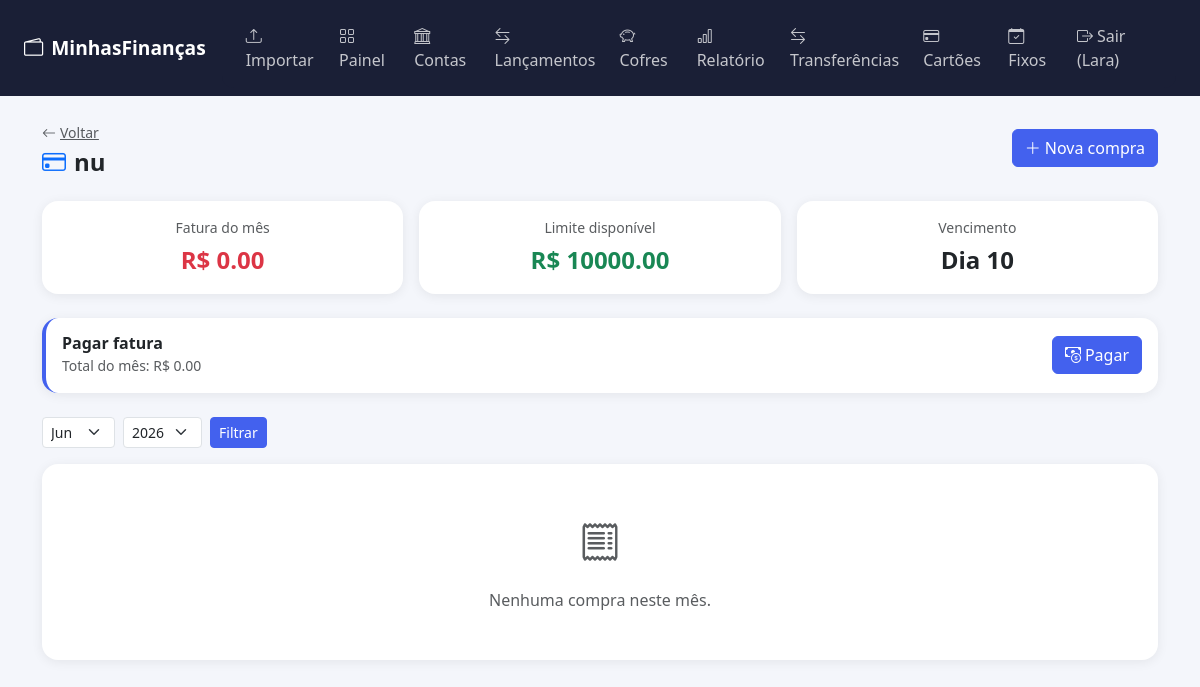
Screenshot of /cartoes/1/compras (signed in) with the database file from the repository.
### app/models.py (models this page shows, shortened)
class Usuario(UserMixin, db.Model):
    __tablename__ = 'usuarios'
    id = db.Column(db.Integer, primary_key=True)
    nome = db.Column(db.String(100), nullable=False)
    email = db.Column(db.String(150), unique=True, nullable=False)
    senha_hash = db.Column(db.String(256), nullable=False)
    criado_em = db.Column(db.DateTime, default=datetime.utcnow)
    contas = db.relationship('Conta', backref='usuario', lazy=True, cascade='all, delete-orphan')
    lancamentos = db.relationship('Lancamento', backref='usuario', lazy=True, cascade='all, delete-orphan')
    cofres = db.relationship('Cofre', backref='usuario', lazy=True, cascade='all, delete-orphan')
    cartoes = db.relationship('CartaoCredito', backref='usuario', lazy=True, cascade='all, delete-orphan')
    gastos_fixos = db.relationship('GastoFixo', backref='usuario', lazy=True, cascade='all, delete-orphan')
    transferencias = db.relationship('Transferencia', backref='usuario', lazy=True, cascade='all, delete-orphan')

class CartaoCredito(db.Model):
    __tablename__ = 'cartoes'
    id = db.Column(db.Integer, primary_key=True)
    nome = db.Column(db.String(100), nullable=False)
    limite = db.Column(db.Float, default=0.0)
    dia_vencimento = db.Column(db.Integer, nullable=False)
    usuario_id = db.Column(db.Integer, db.ForeignKey('usuarios.id'), nullable=False)
    criado_em = db.Column(db.DateTime, default=datetime.utcnow)
    compras = db.relationship('CompraCartao', backref='cartao', lazy=True, cascade='all, delete-orphan')

### app/routes.py (the view)
@main.route('/cartoes/<int:id>/compras')
@login_required
def compras_cartao(id):
    cartao = CartaoCredito.query.filter_by(id=id, usuario_id=current_user.id).first_or_404()
    mes = request.args.get('mes', date.today().month, type=int)
    ano = request.args.get('ano', date.today().year, type=int)
    compras = CompraCartao.query.filter_by(cartao_id=id, usuario_id=current_user.id).filter(
        db.extract('month', CompraCartao.data) == mes,
        db.extract('year', CompraCartao.data) == ano
    ).order_by(CompraCartao.data.desc()).all()
    total = sum(c.valor for c in compras)
    contas = Conta.query.filter_by(usuario_id=current_user.id).all()
    return render_template('compras_cartao.html', cartao=cartao, compras=compras,
                           total=total, mes=mes, ano=ano,
                           categorias=Lancamento.CATEGORIAS_SAIDA,
                           contas=contas)

### app/models.py (called while the page is built)
@login_manager.user_loader
def load_user(user_id):
    return Usuario.query.get(int(user_id))

    @property
    def saldo_atual(self):
        entradas = sum(l.valor for l in self.lancamentos if l.tipo == 'entrada')
        saidas = sum(l.valor for l in self.lancamentos if l.tipo == 'saida')
        return self.saldo_inicial + entradas - saidas

### app/templates/compras_cartao.html (shortened to what this page needs)
{% extends 'base.html' %}
{% block content %}
<div class="d-flex justify-content-between align-items-center mb-4">
  <div>
    <a href="{{ url_for('main.cartoes') }}" class="text-muted small">
      <i class="bi bi-arrow-left me-1"></i>Voltar
    </a>
    <h4 class="fw-bold mb-0 mt-1">
      <i class="bi bi-credit-card me-2 text-primary"></i>{{ cartao.nome }}
    </h4>
  </div>
  <button class="btn btn-primary" data-bs-toggle="modal" data-bs-target="#modalCompra">
    <i class="bi bi-plus-lg me-1"></i>Nova compra
  </button>
</div>
<div class="row g-3 mb-4">
  <div class="col-md-4">
    <div class="card text-center p-3">
      <div class="text-muted small mb-1">Fatura do mês</div>
      <div class="fs-4 fw-bold text-danger">R$ {{ "%.2f"|format(total) }}</div>
    </div>
  </div>
  <div class="col-md-4">
    <div class="card text-center p-3">
      <div class="text-muted small mb-1">Limite disponível</div>
      <div class="fs-4 fw-bold text-success">
        R$ {{ "%.2f"|format(cartao.limite - total) }}
      </div>
    </div>
  </div>
  <div class="col-md-4">
    <div class="card text-center p-3">
      <div class="text-muted small mb-1">Vencimento</div>
      <div class="fs-4 fw-bold">Dia {{ cartao.dia_vencimento }}</div>
    </div>
  </div>
</div>
<div class="card mb-4" style="border-left: 4px solid #4361ee;">
  <div class="card-body">
    <div class="d-flex justify-content-between align-items-center">
      <div>
        <h6 class="fw-bold mb-0">Pagar fatura</h6>
        <small class="text-muted">Total do mês: R$ {{ "%.2f"|format(total) }}</small>
      </div>
      <button class="btn btn-primary" data-bs-toggle="modal" data-bs-target="#modalPagarFatura">
        <i class="bi bi-cash-coin me-1"></i>Pagar
      </button>
    </div>
  </div>
</div>
<div class="d-flex gap-2 align-items-center mb-3">
  <form class="d-flex gap-2" method="GET">
    <select name="mes" class="form-select form-select-sm" style="width:auto;">
      {% for m in range(1,13) %}
      <option value="{{ m }}" {{ 'selected' if m == mes }}>
        {{ ['Jan','Fev','Mar','Abr','Mai','Jun','Jul','Ago','Set','Out','Nov','Dez'][m-1] }}
      </option>
      {% endfor %}
    </select>
    <select name="ano" class="form-select form-select-sm" style="width:auto;">
      {% for a in range(2024, 2028) %}
      <option value="{{ a }}" {{ 'selected' if a == ano }}>{{ a }}</option>
      {% endfor %}
    </select>
    <button type="submit" class="btn btn-sm btn-primary">Filtrar</button>
  </form>
</div>
<div class="card">
  <div class="card-body p-0">
    {% if compras %}
    <div class="table-responsive">
      <table class="table table-hover align-middle mb-0">
        <thead class="table-light">
          <tr>
            <th>Data</th>
            <th>Descrição</th>
            <th>Categoria</th>
            <th>Parcelas</th>
            <th class="text-end">Valor</th>
            <th></th>
          </tr>
        </thead>
        <tbody>
          {% for c in compras %}
          <tr>
            <td class="text-muted small">{{ c.data.strftime('%d/%m/%Y') }}</td>
            <td class="fw-semibold">{{ c.descricao }}</td>
            <td><span class="badge bg-light text-dark">{{ c.categoria }}</span></td>
            <td class="text-muted small">
              {{ c.parcelas }}x de R$ {{ "%.2f"|format(c.valor / c.parcelas) }}
            </td>
            <td class="text-end fw-bold text-danger">R$ {{ "%.2f"|format(c.valor) }}</td>
            <td>
              <form method="POST"
                action="{{ url_for('main.excluir_compra', id=c.id) }}"
                onsubmit="return confirm('Excluir esta compra?')">
                <button class="btn btn-sm btn-outline-danger">
                  <i class="bi bi-trash"></i>
                </button>
              </form>
            </td>
          </tr>
          {% endfor %}
        </tbody>
        <tfoot class="table-light">
          <tr>
            <td colspan="4" class="fw-bold">Total do mês</td>
            <td class="text-end fw-bold text-danger">R$ {{ "%.2f"|format(total) }}</td>
            <td></td>
          </tr>
        </tfoot>
      </table>
    </div>
    {% else %}
    <div class="text-center py-5 text-muted">
      <i class="bi bi-receipt fs-1 d-block mb-3"></i>
      Nenhuma compra neste mês.
    </div>
    {% endif %}
  </div>
</div>
{% endblock %}

### app/templates/base.html (shortened to what this page needs)
<!DOCTYPE html>
<html lang="pt-BR">
<head>
  <link href="https://cdn.jsdelivr.net/npm/bootstrap@5.3.3/dist/css/bootstrap.min.css" rel="stylesheet">
  <link href="https://cdn.jsdelivr.net/npm/bootstrap-icons@1.11.3/font/bootstrap-icons.css" rel="stylesheet">
</head>
<body>
<nav class="navbar navbar-expand-lg">
  <div class="container-fluid px-4">
    <a class="navbar-brand" href="{{ url_for('main.dashboard') }}">
      <i class="bi bi-wallet2 me-2"></i>MinhasFinanças
    </a>
    <div class="collapse navbar-collapse" id="navMenu">
      {% if current_user.is_authenticated %}
      <ul class="navbar-nav ms-auto align-items-center gap-2">
        <li class="nav-item">
          <a class="nav-link" href="{{ url_for('main.importar') }}">
            <i class="bi bi-upload me-1"></i>Importar
          </a>
        </li>
        <li class="nav-item">
          <a class="nav-link" href="{{ url_for('main.dashboard') }}">
            <i class="bi bi-grid me-1"></i>Painel
          </a>
        </li>
        <li class="nav-item">
          <a class="nav-link" href="{{ url_for('main.contas') }}">
            <i class="bi bi-bank me-1"></i>Contas
          </a>
        </li>
        <li class="nav-item">
          <a class="nav-link" href="{{ url_for('main.lancamentos') }}">
            <i class="bi bi-arrow-left-right me-1"></i>Lançamentos
          </a>
        </li>
        <li class="nav-item">
          <a class="nav-link" href="{{ url_for('main.cofres') }}">
            <i class="bi bi-piggy-bank me-1"></i>Cofres
          </a>
        </li>
         <li class="nav-item">
          <a class="nav-link" href="{{ url_for('main.relatorio') }}">
            <i class="bi bi-bar-chart me-1"></i>Relatório
          </a>
        </li>
        <li class="nav-item">
          <a class="nav-link" href="{{ url_for('main.transferencias') }}">
            <i class="bi bi-arrow-left-right me-1"></i>Transferências
          </a>
        </li>
        <li class="nav-item">
          <a class="nav-link" href="{{ url_for('main.cartoes') }}">
            <i class="bi bi-credit-card me-1"></i>Cartões
          </a>
        </li>
        <li class="nav-item">
          <a class="nav-link" href="{{ url_for('main.gastos_fixos') }}">
            <i class="bi bi-calendar-check me-1"></i>Fixos
          </a>
        </li>
        <li class="nav-item">
          <a class="nav-link" href="{{ url_for('auth.logout') }}">
            <i class="bi bi-box-arrow-right me-1"></i>Sair ({{ current_user.nome.split()[0] }})
          </a>
        </li>
      </ul>
      {% endif %}
    </div>
  </div>
</nav>
<div class="container py-4">
  {% block content %}{% endblock %}
</div>
</body>
</html>

### app/templates/base.html (style rules this page uses)
body { background: #f4f6fb; font-family: 'Segoe UI', sans-serif; }
.navbar-collapse { background: #1a1f36; padding: 0.5rem 1rem; border-radius: 0 0 12px 12px; }
.navbar { background: #1a1f36 !important; }
.navbar-brand { font-weight: 700; color: #fff !important; font-size: 1.2rem; }
.nav-link { color: rgba(255,255,255,0.75) !important; }
.card { border: none; border-radius: 16px; box-shadow: 0 2px 12px rgba(0,0,0,0.07); }
.btn-primary { background: #4361ee; border-color: #4361ee; }

### rows the page displays
Usuario: nome "Lara"
CartaoCredito: nome "nu", cartao.limite-total "10000.00", dia_vencimento "10"

### other values shown
{{ "%.2f"|format(total) }} "0.00"
form field mes "Jun"
form field ano "2026"
